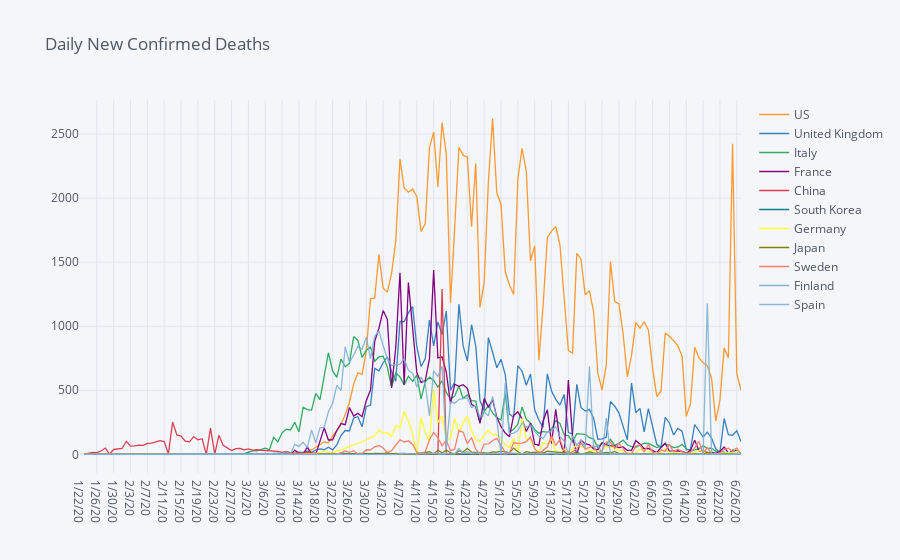

Notebook cell for this chart:
### Code cell
# plot line graph of country by new daily confirmed cases
country_daily.xs('Deaths', axis=1, level=1).iplot(scale='log', title='Daily New Confirmed Deaths')

### Figure 1 — Plotly figure (JSON) as saved in the notebook; plotly's stock layout.template omitted (floating-point values rounded to 4 significant figures; data arrays with more than 128 entries replaced by an {"elided": "..."} marker saying what was removed)
{"data": [{"line": {"color": "rgba(255, 153, 51, 1.0)", "dash": "solid", "shape": "linear", "width": 1.3}, "mode": "lines", "name": "US", "text": "", "type": "scatter", "x": {"elided": "158 str values"}, "y": {"elided": "158 mixed values"}}, {"line": {"color": "rgba(55, 128, 191, 1.0)", "dash": "solid", "shape": "linear", "width": 1.3}, "mode": "lines", "name": "United Kingdom", "text": "", "type": "scatter", "x": {"elided": "158 str values"}, "y": {"elided": "158 mixed values"}}, {"line": {"color": "rgba(50, 171, 96, 1.0)", "dash": "solid", "shape": "linear", "width": 1.3}, "mode": "lines", "name": "Italy", "text": "", "type": "scatter", "x": {"elided": "158 str values"}, "y": {"elided": "158 mixed values"}}, {"line": {"color": "rgba(128, 0, 128, 1.0)", "dash": "solid", "shape": "linear", "width": 1.3}, "mode": "lines", "name": "France", "text": "", "type": "scatter", "x": {"elided": "158 str values"}, "y": {"elided": "158 mixed values"}}, {"line": {"color": "rgba(219, 64, 82, 1.0)", "dash": "solid", "shape": "linear", "width": 1.3}, "mode": "lines", "name": "China", "text": "", "type": "scatter", "x": {"elided": "158 str values"}, "y": {"elided": "158 mixed values"}}, {"line": {"color": "rgba(0, 128, 128, 1.0)", "dash": "solid", "shape": "linear", "width": 1.3}, "mode": "lines", "name": "South Korea", "text": "", "type": "scatter", "x": {"elided": "158 str values"}, "y": {"elided": "158 mixed values"}}, {"line": {"color": "rgba(255, 255, 51, 1.0)", "dash": "solid", "shape": "linear", "width": 1.3}, "mode": "lines", "name": "Germany", "text": "", "type": "scatter", "x": {"elided": "158 str values"}, "y": {"elided": "158 mixed values"}}, {"line": {"color": "rgba(128, 128, 0, 1.0)", "dash": "solid", "shape": "linear", "width": 1.3}, "mode": "lines", "name": "Japan", "text": "", "type": "scatter", "x": {"elided": "158 str values"}, "y": {"elided": "158 mixed values"}}, {"line": {"color": "rgba(251, 128, 114, 1.0)", "dash": "solid", "shape": "linear", "width": 1.3}, "mode": "lines", "name": "Sweden", "text": "", "type": "scatter", "x": {"elided": "158 str values"}, "y": {"elided": "158 mixed values"}}, {"line": {"color": "rgba(128, 177, 211, 1.0)", "dash": "solid", "shape": "linear", "width": 1.3}, "mode": "lines", "name": "Finland", "text": "", "type": "scatter", "x": {"elided": "158 str values"}, "y": {"elided": "158 mixed values"}}, {"line": {"color": "rgba(128, 177, 211, 0.8999999999999999)", "dash": "solid", "shape": "linear", "width": 1.3}, "mode": "lines", "name": "Spain", "text": "", "type": "scatter", "x": {"elided": "158 str values"}, "y": {"elided": "158 mixed values"}}], "layout": {"legend": {"bgcolor": "#F5F6F9", "font": {"color": "#4D5663"}}, "paper_bgcolor": "#F5F6F9", "plot_bgcolor": "#F5F6F9", "title": {"font": {"color": "#4D5663"}, "text": "Daily New Confirmed Deaths"}, "xaxis": {"gridcolor": "#E1E5ED", "showgrid": true, "tickfont": {"color": "#4D5663"}, "title": {"font": {"color": "#4D5663"}, "text": ""}, "zerolinecolor": "#E1E5ED"}, "yaxis": {"gridcolor": "#E1E5ED", "showgrid": true, "tickfont": {"color": "#4D5663"}, "title": {"font": {"color": "#4D5663"}, "text": ""}, "zerolinecolor": "#E1E5ED"}}}
